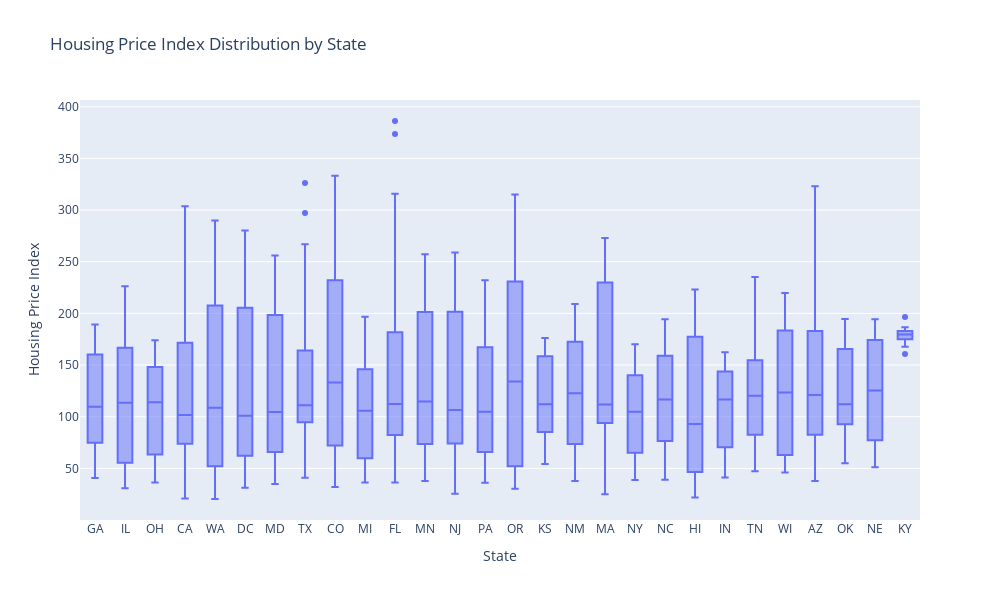

The code cell stored with this chart in its notebook:
### Code cell
# Create an interactive box plot using Plotly
fig = px.box(
    data,
    x='State',
    y='index_nsa',
    labels={
        'State': 'State',
        'index_nsa': 'Housing Price Index'
    },
    title='Housing Price Index Distribution by State',
    width=1000,
    height=600
)

fig.show()

### Figure 1 — Plotly figure (JSON) as saved in the notebook; plotly's stock layout.template omitted (floating-point values rounded to 4 significant figures; data arrays with more than 128 entries replaced by an {"elided": "..."} marker saying what was removed)
{"data": [{"alignmentgroup": "True", "hovertemplate": "State=%{x}<br>Housing Price Index=%{y}<extra></extra>", "legendgroup": "", "marker": {"color": "#636efa"}, "name": "", "notched": false, "offsetgroup": "", "orientation": "v", "showlegend": false, "type": "box", "x": {"elided": "1708 str values"}, "x0": " ", "xaxis": "x", "y": {"elided": "1708 float values"}, "y0": " ", "yaxis": "y"}], "layout": {"boxmode": "group", "height": 600, "legend": {"tracegroupgap": 0}, "title": {"text": "Housing Price Index Distribution by State"}, "width": 1000, "xaxis": {"anchor": "y", "domain": [0, 1], "title": {"text": "State"}}, "yaxis": {"anchor": "x", "domain": [0, 1], "title": {"text": "Housing Price Index"}}}}
